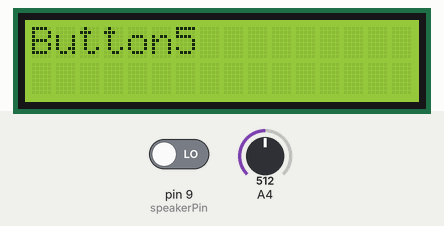
This sketch was run on a simulated Arduino Uno, built with avr-gcc and run on an emulated ATmega328P. Parts: 16×2 character LCD. The inputs (shaded band) are chosen by the test bench; at power-on: A4 = 512, pin 9 (speakerPin) LOW. Storage starts empty; the audio player accepts every command and is not drawn; what the sketch prints to the serial monitor is not drawn.

Above: at 1.3 s.
1.4 s: A4 set to 610
At 1.47 s:
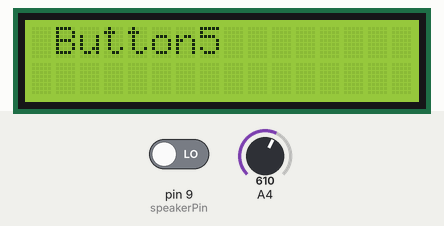
2.9 s: A4 set to 440
At 3.6 s:
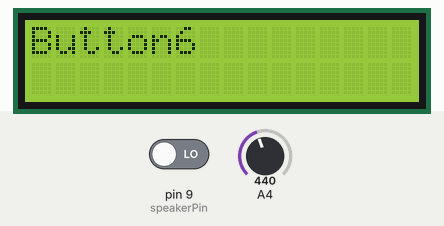
4.4 s: A4 set to 716
At 6.6 s:
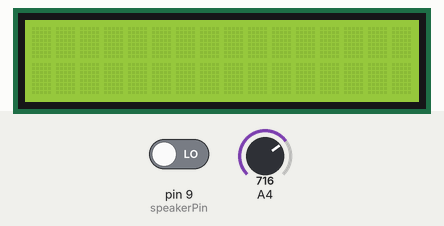
Timing chart, 0 to 8.1 s (numbered marks = the images above; inputs shaded):
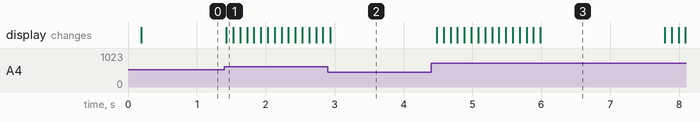

Measured:
- after the input at 1.4 s, the display: changes at once (image 1)
- after the input at 2.9 s, the display: changes at once (image 2)
- after the input at 4.4 s, the display: first changes after 0.08 s (image 3 shows a later state)

The sketch:

working_audio.ino
```cpp
#include <SD.h>
#include <TMRpcm.h>
#include <SPI.h>
#include "LiquidCrystal.h"
char song[] = "2.wav";
LiquidCrystal lcd(3, 2, A3, A2, A1, A0);
TMRpcm tmrpcm;

void setup(){
  pinMode(A0, OUTPUT);
  pinMode(A1, OUTPUT);
  pinMode(A2, OUTPUT);
  pinMode(A3, OUTPUT);
  digitalWrite(A0, HIGH);
  digitalWrite(A1, HIGH);
  digitalWrite(A2, HIGH);
  digitalWrite(A3, HIGH);

  lcd.begin(16, 2);
  lcd.clear();
  lcd.setCursor(1, 0);
  lcd.write(byte(5));
  lcd.print(" WAV Player ");
  lcd.write(byte(5));
  tmrpcm.speakerPin = 9;
  Serial.begin(9600);
  while(!Serial);
  if (!SD.begin(10)) {
    Serial.println("SD fail");
    return;
  }
  else{
    Serial.println("Raboti");
  }

  tmrpcm.setVolume(4);
  tmrpcm.play(song);
  delay(100);
  return;
}

void loop(){
  int value = analogRead(A4);
  if (value > 850 && value < 1000) {
    lcd.clear();
    lcd.print("Button1");
  } else if (value > 810 && value < 850) {
    lcd.scrollDisplayLeft();
  } else if (value > 740 && value < 810) {
    lcd.clear();
    lcd.print("Button3");
  } else if (value > 600 && value < 740) {
    lcd.scrollDisplayRight();
  } else if (value > 450 && value < 600) {
    lcd.clear();
    lcd.print("Button5");
    Serial.print(digitalRead(9));
  } else if (value < 450) {
    Serial.println(tmrpcm.isPlaying());
    lcd.clear();
    lcd.print("Button6");
  }
  delay(100);
}
```
